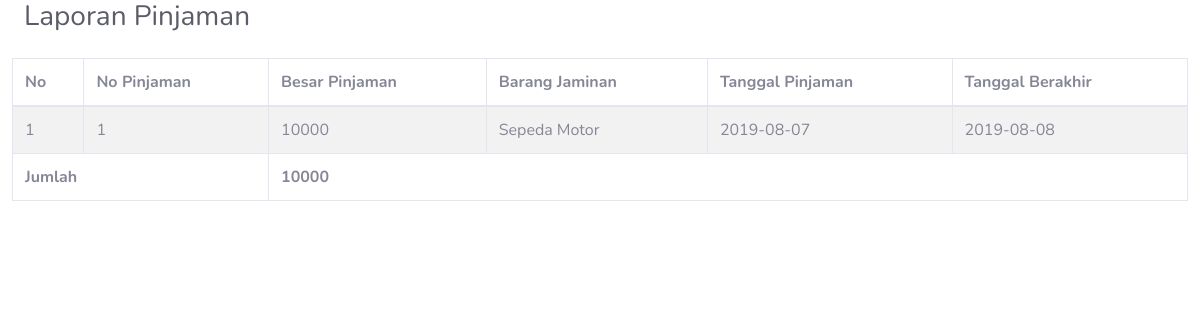
/admin/laporan_pinjaman.php, run on an earlier commit of the app's database.
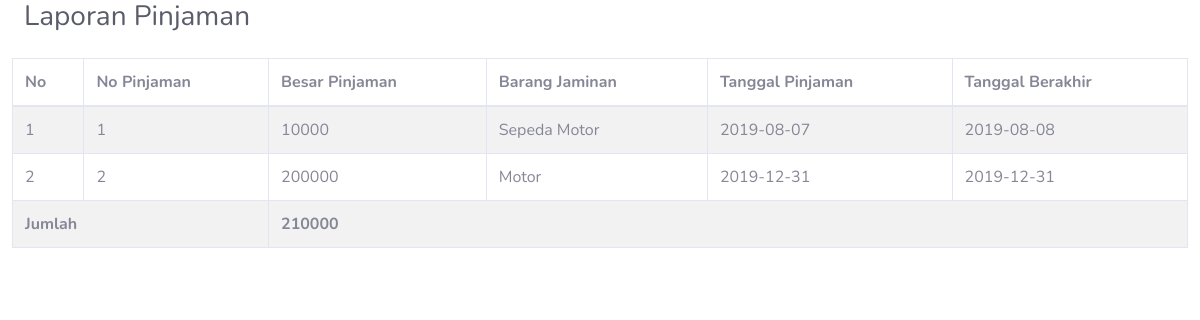
And on a later commit of the database.
### tables this page shows
CREATE TABLE `pinjaman` (
  `nopinjaman` varchar(16) NOT NULL,
  `besarpinjaman` int(11) NOT NULL,
  `barangjaminan` varchar(100) NOT NULL,
  `tanggalpinjaman` date NOT NULL,
  `tanggalberakhir` date NOT NULL
);

### function.php (called while the page is built, shortened)
<?php
function tampilData($tabel, $key = null){
    if (!$key == null) {
        $query = "SELECT *, sum($key) as total FROM $tabel";
        $mysqli = Database::getInstance()->getConnection();
        $result = $mysqli->query($query);
        while($d=mysqli_fetch_array($result)){
            $data[] =$d;
        }
    }else{
        $query = "SELECT * FROM $tabel";
        $mysqli = Database::getInstance()->getConnection();
        $result = $mysqli->query($query);
        while($d=mysqli_fetch_array($result)){
            $data[] =$d;
        }
    }
    return $data ?? '';
}
function total($tabel,$key){
    $query = "SELECT sum($key) FROM $tabel";
    $mysqli = Database::getInstance()->getConnection();
    $result = $mysqli->query($query);
    while($d=mysqli_fetch_array($result)){
        $data[] =$d;
    }
    return $data ?? '';
}
function cekData($tabel){
    $query = "SELECT * FROM $tabel";
    $mysqli = Database::getInstance()->getConnection();
    $result = $mysqli->query($query);
    if ($result->num_rows == 0) {
        return true;
    }else {
        return false;
    }
}
?>

### admin/laporan_pinjaman.php (the view, shortened to what this page needs)
<?php
include '../function.php';
?>
<head>
<link href="../assets/css/all.min.css" rel="stylesheet" type="text/css">
<link href="../assets/css/sb-admin-2.min.css" rel="stylesheet">
</head>
        <div class="container-fluid">
          <div class="d-sm-flex align-items-center justify-content-between mb-4">
            <h1 class="h3 mb-0 text-gray-800">Laporan Pinjaman</h1>
          </div>
          <div class="row">
            <table id="pinjaman" class="table table-striped table-bordered" style="width:100%">
              <thead>
                  <tr>
                      <th>No</th>
                      <th>No Pinjaman</th>
                      <th>Besar Pinjaman</th>
                      <th>Barang Jaminan</th>
                      <th>Tanggal Pinjaman</th>
                      <th>Tanggal Berakhir</th>
                  </tr>
              </thead>
              <tbody>
              <?php
              if (cekData("pinjaman") == true) {
              }else {
                $no = 1;
                foreach (tampilData("pinjaman") as $d) {
                  ?>
                    <tr>
                        <td><?= $no++ ?></td>
                        <td><?= $d['nopinjaman']; ?></td>
                        <td><?= $d['besarpinjaman']; ?></td>
                        <td><?= $d['barangjaminan']; ?></td>
                        <td><?= $d['tanggalpinjaman']; ?></td>
                        <td><?= $d['tanggalberakhir']; ?></td>
                    </tr>
                <?php
                  }
                ?>
                 <tr>
                  <td colspan="2"><strong>Jumlah</strong></td>
                  <?php
                  foreach (total("pinjaman","besarpinjaman") as $data) {
                  ?>
                  <td colspan="4"><strong><?= $data[0]; ?></strong></td>
                </tr>
                <?php
                }
                ?>
              <?php
              }
              ?>
              </tbody>
            </table>
          </div>
        </div>

What changed in the data, as far as the page shows it:
added pinjaman: nopinjaman "2", besarpinjaman "200000", barangjaminan "Motor", tanggalpinjaman "2019-12-31", tanggalberakhir "2019-12-31"
Also different on the page:
new list line: "210000"
list line gone: "10000"
